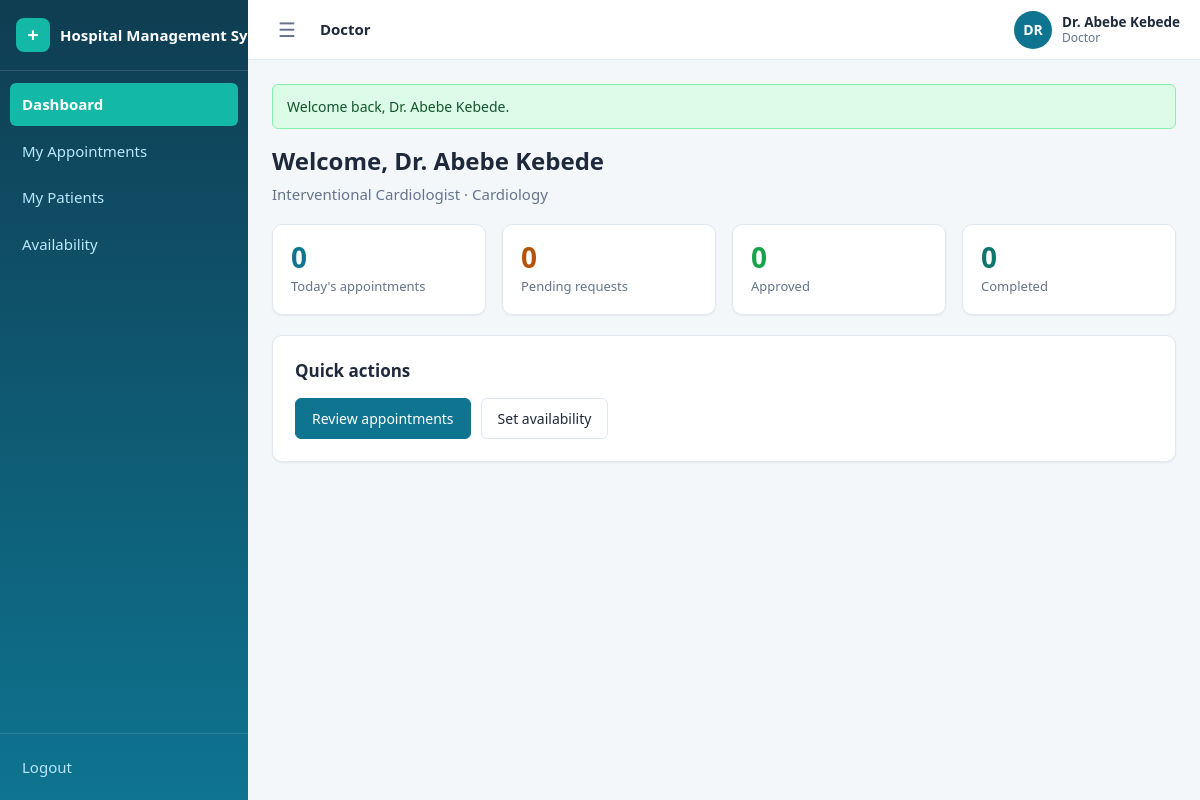
The app's page /doctor (signed in) with its own data.
### tables this page shows
CREATE TABLE IF NOT EXISTS doctors (
    id             INT UNSIGNED AUTO_INCREMENT PRIMARY KEY,
    user_id        INT UNSIGNED NOT NULL,
    department_id  INT UNSIGNED NOT NULL,
    specialization VARCHAR(150) NOT NULL,
    qualification  VARCHAR(255) DEFAULT NULL,
    created_at     TIMESTAMP NOT NULL DEFAULT CURRENT_TIMESTAMP,
    UNIQUE KEY uq_doctors_user (user_id),
    CONSTRAINT fk_doctors_user       FOREIGN KEY (user_id)       REFERENCES users(id)       ON DELETE CASCADE,
    CONSTRAINT fk_doctors_department FOREIGN KEY (department_id) REFERENCES departments(id) ON DELETE RESTRICT
);

CREATE TABLE IF NOT EXISTS users (
    id             INT UNSIGNED AUTO_INCREMENT PRIMARY KEY,
    role           ENUM('admin','doctor','receptionist','patient','nurse','pharmacist','lab_technician') NOT NULL,
    name           VARCHAR(100) NOT NULL,
    email          VARCHAR(150) NOT NULL,
    password       VARCHAR(255) NOT NULL,
    phone          VARCHAR(30)  DEFAULT NULL,
    photo          VARCHAR(255) DEFAULT NULL,
    status         ENUM('active','inactive') NOT NULL DEFAULT 'active',
    last_login_at  DATETIME DEFAULT NULL,
    created_at     TIMESTAMP NOT NULL DEFAULT CURRENT_TIMESTAMP,
    updated_at     TIMESTAMP NOT NULL DEFAULT CURRENT_TIMESTAMP ON UPDATE CURRENT_TIMESTAMP,
    UNIQUE KEY uq_users_email (email)
);

CREATE TABLE IF NOT EXISTS departments (
    id          INT UNSIGNED AUTO_INCREMENT PRIMARY KEY,
    name        VARCHAR(100) NOT NULL,
    description TEXT DEFAULT NULL,
    created_at  TIMESTAMP NOT NULL DEFAULT CURRENT_TIMESTAMP,
    UNIQUE KEY uq_departments_name (name)
);

### config/helpers.php (called while the page is built, shortened)
<?php
function e($value): string
{
    return htmlspecialchars((string) $value, ENT_QUOTES, 'UTF-8');
}
function url(string $path = ''): string
{
    return BASE_URL . '/' . ltrim($path, '/');
}
function pull_flashes(): array
{
    $messages = $_SESSION['flash'] ?? [];
    return $messages;
}
function current_user()
{
    return $_SESSION['user'] ?? false;
}
function require_login(): array
{
    $user = current_user();
    return $user;
}
function require_role(string ...$roles): array
{
    $user = require_login();
    return $user;
}
function render_partial(string $view, array $data = []): string
{
    extract($data, EXTR_SKIP);
    require APP_ROOT . '/views/' . $view . '.php';
    return ob_get_clean();
}
function view(string $view, array $data = [], string $layout = 'app'): void
{
    $content = render_partial($view, $data);
    require APP_ROOT . '/views/layouts/' . $layout . '.php';
}

### controllers/DashboardController.php (called while the page is built, shortened)
<?php
class DashboardController
{
    public function doctor(): void
    {
        $user   = require_role('doctor');
        $doctor = Doctor::findByUserId((int) $user['id']);
        view('doctor/dashboard', [
            'doctor'          => $doctor,
            'todayAppointments' => Appointment::countToday((int) $doctor['id']),
            'pending'         => Appointment::countByStatus('pending', (int) $doctor['id']),
            'approved'        => Appointment::countByStatus('approved', (int) $doctor['id']),
            'completed'       => Appointment::countByStatus('completed', (int) $doctor['id']),
        ]);
    }
}

### public/index.php (called while the page is built, shortened)
<?php
require_once __DIR__ . '/../config/config.php';
$method = $_SERVER['REQUEST_METHOD'];
$path   = '/' . trim($_GET['url'] ?? '', '/');
if ($path !== '/') {
    $path = rtrim($path, '/');
}
[$controllerClass, $action, $params] = dispatch($routes, $method, $path);
$controller = new $controllerClass();
call_user_func_array([$controller, $action], [$params]);
function dispatch(array $routes, string $method, string $path): array
{
    foreach ($routes[$method] ?? [] as $pattern => $handler) {
        $params = match_route($pattern, $path);
        if ($params !== null) {
            return [$handler[0], $handler[1], $params];
        }
    }
    exit;
}
function match_route(string $pattern, string $path): ?array
{
    $patternParts = explode('/', trim($pattern, '/'));
    $pathParts    = $path === '/' ? [''] : explode('/', trim($path, '/'));
    $params = [];
    foreach ($patternParts as $i => $segment) {
        if (strlen($segment) > 2 && $segment[0] === '{' && substr($segment, -1) === '}') {
            $key = substr($segment, 1, -1);
            $params[$key] = urldecode($pathParts[$i]);
        } elseif ($segment !== $pathParts[$i]) {
            return null;
        }
    }
    return $params;
}

### config/database.php (called while the page is built, shortened)
<?php
final class Database
{
    private static ?PDO $instance = null;
    public static function getInstance(): PDO
    {
        if (self::$instance === null) {
            $dsn = 'mysql:host=' . DB_HOST . ';port=' . DB_PORT . ';dbname=' . DB_NAME . ';charset=' . DB_CHARSET;
            try {
                self::$instance = new PDO($dsn, DB_USER, DB_PASS, [
                    PDO::ATTR_ERRMODE            => PDO::ERRMODE_EXCEPTION,
                    PDO::ATTR_DEFAULT_FETCH_MODE => PDO::FETCH_ASSOC,
                    PDO::ATTR_EMULATE_PREPARES   => false,
                ]);
            } catch (PDOException $e) {
                die('Database connection failed: ' . e($e->getMessage()));
            }
        }
        return self::$instance;
    }
}

### config/config.php (called while the page is built, shortened)
<?php
spl_autoload_register(function (string $class): void {
    foreach (['controllers', 'models'] as $dir) {
        $file = APP_ROOT . '/' . $dir . '/' . $class . '.php';
        if (is_file($file)) {
            return;
        }
    }
});
require_once APP_ROOT . '/config/database.php';
function db(): PDO
{
    return Database::getInstance();
}
require_once APP_ROOT . '/config/helpers.php';

### models/Appointment.php (called while the page is built, shortened)
<?php
class Appointment
{
    public static function countToday(?int $doctorId = null): int
    {
        $sql = 'SELECT COUNT(*) FROM appointments WHERE appointment_date = CURDATE()';
        $params = [];
        if ($doctorId !== null) {
            $sql .= ' AND doctor_id = ?';
            $params[] = $doctorId;
        }
        $stmt = db()->prepare($sql);
        $stmt->execute($params);
        return (int) $stmt->fetchColumn();
    }
}

### models/Doctor.php (called while the page is built, shortened)
<?php
class Doctor
{
    public static function findByUserId(int $userId)
    {
        $stmt = db()->prepare(
            'SELECT d.*, u.name, u.email, u.phone, u.photo, u.status, dep.name AS department_name
             FROM doctors d
             JOIN users u ON u.id = d.user_id
             JOIN departments dep ON dep.id = d.department_id
             WHERE d.user_id = ?'
        );
        $stmt->execute([$userId]);
        return $stmt->fetch() ?: false;
    }
}

### views/doctor/dashboard.php (the view)
<h1 class="page-title">
    Welcome, <?= e($doctor['name']) ?>
</h1>
<p class="page-sub text-muted">
    <?= e($doctor['specialization']) ?> · <?= e($doctor['department_name']) ?>
</p>
<div class="stat-grid">
    <?= render_partial('partials/stat-card', ['label' => "Today's appointments", 'value' => $todayAppointments, 'tone' => 'primary']) ?>
    <?= render_partial('partials/stat-card', ['label' => 'Pending requests',  'value' => $pending,   'tone' => 'warn']) ?>
    <?= render_partial('partials/stat-card', ['label' => 'Approved',          'value' => $approved,  'tone' => 'ok']) ?>
    <?= render_partial('partials/stat-card', ['label' => 'Completed',         'value' => $completed, 'tone' => 'teal']) ?>
</div>
<div class="card mt">
    <h2 class="card-title">Quick actions</h2>
    <div class="quick-actions">
        <a class="btn btn-primary" href="<?= url('/doctor/appointments') ?>">Review appointments</a>
        <a class="btn" href="<?= url('/doctor/availability') ?>">Set availability</a>
    </div>
</div>

### views/layouts/app.php (shortened to what this page needs)
<?php
$user    = current_user();
$role    = (string) ($_SESSION['role'] ?? $user['role']);
$current = '/' . trim($_GET['url'] ?? '', '/');
$isRoot  = ($_GET['url'] ?? '') === '' || trim($_GET['url'] ?? '', '/') === 'index.php';
$current = $isRoot ? '/' . $role : $current;
$nav = [];
switch ($role) {
    case 'doctor':
        $nav = [
            'Dashboard'    => '/doctor',
            'My Appointments' => '/doctor/appointments',
            'My Patients'  => '/doctor/patients',
            'Availability' => '/doctor/availability',
        ];
        break;
}
function nav_active(string $page, string $current): string
{
    if ($page !== '/' && strpos($current . '/', $page . '/') === 0) return ' active';
    return '';
}
$roleLabel = ucfirst($role);
$initials  = strtoupper(substr(preg_replace('/[^A-Za-z ]/', '', $user['name'] ?? 'U'), 0, 2));
?><!DOCTYPE html>
<html lang="en">
<head>
    <link rel="stylesheet" href="<?= url('assets/css/style.css') ?>">
</head>
<body id="app" class="app">
    <aside class="sidebar" id="sidebar">
        <div class="sidebar-brand">
            <span class="brand-mark">+</span>
            <span class="brand-text"><?= e(APP_NAME) ?></span>
        </div>
        <nav class="sidebar-nav">
            <?php foreach ($nav as $label => $href): ?>
                <a class="nav-link<?= nav_active($href, $current) ?>" href="<?= url($href) ?>"><?= e($label) ?></a>
            <?php endforeach; ?>
        </nav>
        <div class="sidebar-footer">
            <a class="nav-link" href="<?= url('/logout') ?>">Logout</a>
        </div>
    </aside>
    <div class="main">
        <header class="topbar">
            <button class="icon-btn" id="sidebarToggle" aria-label="Toggle navigation">&#9776;</button>
            <div class="topbar-title"><?= e($roleLabel) ?></div>
            <div class="topbar-user">
                <span class="avatar" title="<?= e($user['name']) ?>"><?= e($initials) ?></span>
                <span class="user-meta">
                    <span class="user-name"><?= e($user['name']) ?></span>
                    <span class="user-role"><?= e($roleLabel) ?></span>
                </span>
            </div>
        </header>
        <main class="content">
            <?php foreach (pull_flashes() as $flash): ?>
                <div class="alert alert-<?= e($flash['type']) ?>"><?= e($flash['message']) ?></div>
            <?php endforeach; ?>
            <?= $content ?>
        </main>
    </div>
</body>
</html>

### public/assets/css/style.css (style rules this page uses)
:root { --primary: #0e7490; --primary-dark: #155e75; --primary-soft: #ecfeff; --teal: #14b8a6; --teal-dark: #0f766e; --bg: #f4f7f9; --surface: #ffffff; --border: #e2e8f0; --text: #1e293b; --text-muted: #64748b; --ok: #16a34a; --ok-soft: #dcfce7; --warn: #b45309; --warn-soft: #fef3c7; --danger: #dc2626; --danger-soft: #fee2e2; --info: #0369a1; --info-soft: #dbeafe; --radius: 10px; --radius-sm: 6px; --shadow-sm: 0 1px 2px rgba(15, 23, 42, .06); --shadow-md: 0 10px 24px rgba(15, 23, 42, .10); --font: 'Segoe UI', system-ui, -apple-system, sans-serif; --sidebar-w: 248px; --sidebar-coll: 76px; --header-h: 60px; }
* { box-sizing: border-box; }
html, body { margin: 0; padding: 0; font-family: var(--font); color: var(--text); background: var(--bg); font-size: 15px; line-height: 1.5; }
a { color: var(--primary); text-decoration: none; }
.text-muted { color: var(--text-muted); }
.app { display: flex; min-height: 100vh; }
.sidebar { width: var(--sidebar-w); background: linear-gradient(180deg, #0f3d52, #0e7490); color: #e0f2fe; display: flex; flex-direction: column; position: fixed; inset: 0 auto 0 0; z-index: 40; transition: width .2s ease; overflow-x: hidden; }
.sidebar-brand { display: flex; align-items: center; gap: 10px; padding: 18px 16px; border-bottom: 1px solid rgba(255,255,255,.12); white-space: nowrap; }
.brand-mark { flex: 0 0 auto; width: 34px; height: 34px; display: grid; place-items: center; border-radius: 8px; background: var(--teal); color: #fff; font-weight: 700; font-size: 20px; }
.brand-text { font-weight: 600; font-size: 15px; color: #fff; }
.sidebar-nav { flex: 1; padding: 12px 10px; display: flex; flex-direction: column; gap: 4px; }
.nav-link { display: flex; align-items: center; padding: 10px 12px; border-radius: var(--radius-sm); color: #bae6fd; white-space: nowrap; transition: background .15s, color .15s; }
.nav-link.active { background: var(--teal); color: #fff; font-weight: 600; }
.sidebar-footer { padding: 12px 10px; border-top: 1px solid rgba(255,255,255,.12); }
.main { flex: 1; margin-left: var(--sidebar-w); min-width: 0; transition: margin-left .2s ease; }
.topbar { height: var(--header-h); background: var(--surface); border-bottom: 1px solid var(--border); display: flex; align-items: center; gap: 14px; padding: 0 20px; position: sticky; top: 0; z-index: 30; }
.topbar-title { font-weight: 600; }
.topbar-user { margin-left: auto; display: flex; align-items: center; gap: 10px; }
.avatar { width: 38px; height: 38px; border-radius: 50%; background: var(--primary); color: #fff; display: grid; place-items: center; font-weight: 600; font-size: 14px; }
.user-meta { display: flex; flex-direction: column; line-height: 1.25; }
.user-name { font-weight: 600; font-size: 13.5px; }
.user-role { font-size: 12px; color: var(--text-muted); text-transform: capitalize; }
.icon-btn { border: none; background: transparent; font-size: 20px; cursor: pointer; color: var(--text-muted); padding: 6px 10px; border-radius: var(--radius-sm); }
.content { padding: 24px; max-width: 1200px; margin: 0 auto; }
.page-title { font-size: 24px; margin: 0 0 4px; }
.page-sub { margin: 0 0 18px; }
.mt { margin-top: 20px; }
.card { background: var(--surface); border: 1px solid var(--border); border-radius: var(--radius); box-shadow: var(--shadow-sm); padding: 22px; }
.card-title { margin: 0 0 14px; font-size: 17px; }
.stat-grid { display: grid; grid-template-columns: repeat(auto-fit, minmax(170px, 1fr)); gap: 16px; }
.quick-actions { display: flex; flex-wrap: wrap; gap: 10px; }
.btn { display: inline-flex; align-items: center; justify-content: center; gap: 6px; padding: 9px 16px; border-radius: var(--radius-sm); border: 1px solid var(--border); background: var(--surface); color: var(--text); font-size: 14px; font-weight: 500; cursor: pointer; transition: background .15s, border-color .15s, box-shadow .15s; }
.btn-primary { background: var(--primary); border-color: var(--primary); color: #fff; }
.alert { padding: 11px 14px; border-radius: var(--radius-sm); margin-bottom: 14px; font-size: 14px; border: 1px solid transparent; }
.alert-success { background: var(--ok-soft); color: #14532d; border-color: #86efac; }
.avatar, .mini-avatar { border-radius: 50%; object-fit: cover; }

### records on screen
doctors: user.name "DR", user.name "Dr. Abebe Kebede", specialization "Interventional Cardiologist", department.name "Cardiology"

### other values on screen
APP_NAME "Hospital Management…"
$label "Dashboard"
$label "My Appointments"
$label "My Patients"
$label "Availability"
$roleLabel "Doctor"
$flash['message'] "Welcome back, Dr. Abebe Kebede."
$value "0 0 0 0"
$label "Today's appointments Pending requests Approved Completed"
